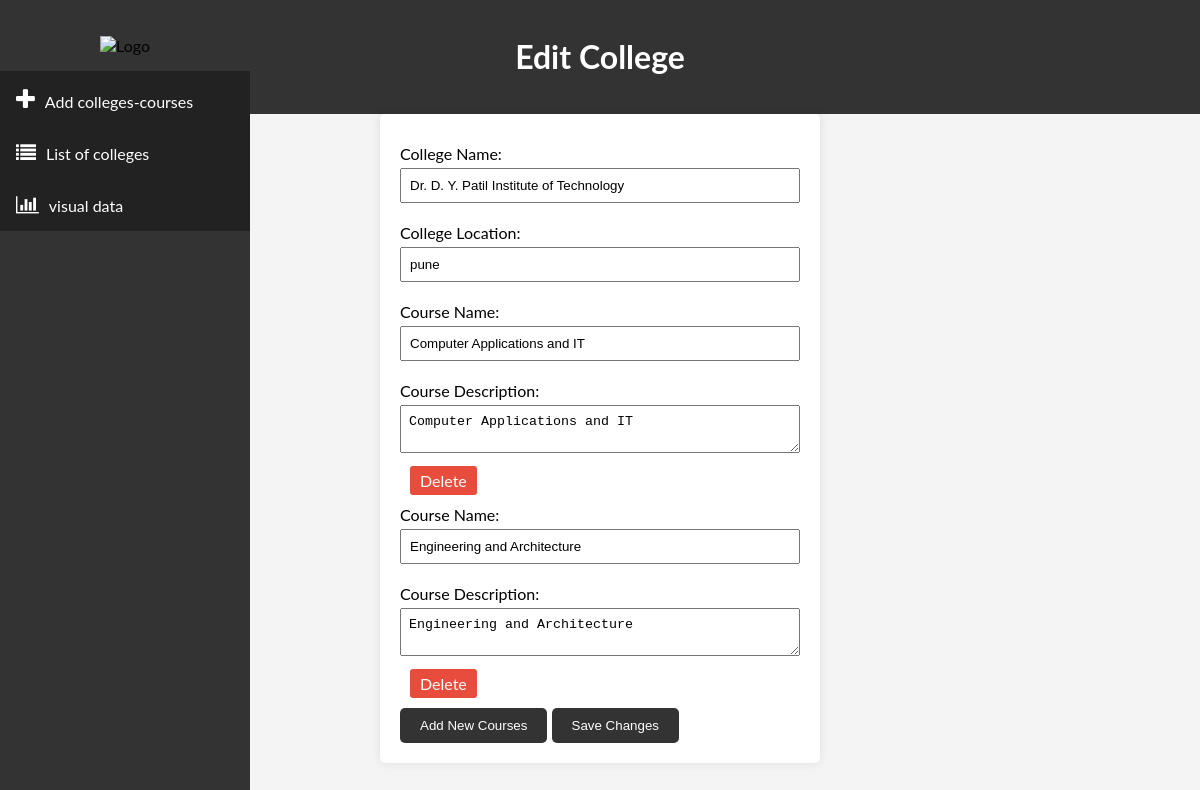
The page /edit.php?id=9 on the database its author committed.
### tables this page shows
CREATE TABLE `colleges` (
  `college_id` int NOT NULL,
  `college_name` varchar(255) NOT NULL,
  `college_location` varchar(255) NOT NULL
);

CREATE TABLE `courses` (
  `course_id` int NOT NULL,
  `college_id` int DEFAULT NULL,
  `course_name` varchar(255) NOT NULL,
  `course_description` text NOT NULL
);

### edit.php (the view, shortened to what this page needs)
<?php
include 'db.php';
if ($_SERVER['REQUEST_METHOD'] === 'POST') {
    $collegeId = $conn->real_escape_string($_POST['collegeId']);
    $collegeName = $conn->real_escape_string($_POST['collegeName']);
    $collegeLocation = $conn->real_escape_string($_POST['collegeLocation']);
    $courseNames = $_POST['courseName'];
    $courseDescriptions = $_POST['courseDescription'];
    $updateCollegeSql = "UPDATE colleges SET college_name = '$collegeName', college_location = '$collegeLocation' WHERE college_id = $collegeId";
    echo $updateCollegeSql;
    $conn->query($updateCollegeSql);
    foreach ($courseNames as $index => $courseName) {
        $courseId = $conn->real_escape_string($_POST['courseId'][$index]);
        $updateCourseSql = "UPDATE courses SET course_name = '$courseName', course_description = '$courseDescriptions[$index]' WHERE course_id = $courseId";
        echo $updateCourseSql;
        $conn->query($updateCourseSql);
    }
    foreach ($_POST['newCourseName'] as $index => $newCourseName) {
        $newCourseDescription = $conn->real_escape_string($_POST['newCourseDescription'][$index]);
        $insertNewCourseSql = "INSERT INTO courses (college_id, course_name, course_description) VALUES ($collegeId, '$newCourseName', '$newCourseDescription')";
        echo $insertNewCourseSql;
        $conn->query($insertNewCourseSql);
    }
    header("Location: display.php");
    exit();
} else {
    $collegeId = isset($_GET['id']) ? $conn->real_escape_string($_GET['id']) : '';
    $sql = "SELECT colleges.college_id, colleges.college_name, colleges.college_location,
                   courses.course_id, courses.course_name, courses.course_description
            FROM colleges
            LEFT JOIN courses ON colleges.college_id = courses.college_id
            WHERE colleges.college_id = $collegeId";
    $result = $conn->query($sql);
    $collegeDetails = $result->fetch_assoc();
    $result->data_seek(0);
    $courses = array();
    while ($row = $result->fetch_assoc()) {
        $courses[] = $row;
    }
}
?>
<!DOCTYPE html>
<html lang="en">
<head>
    <link rel="stylesheet" href="./edit.css">
</head>
<body>
    <?php include 'navbar.php'; ?>
    <header>
        <h1>Edit College</h1>
    </header>
    <form method="post" id="editCollegeForm">
        <label for="collegeName">College Name:</label>
        <input type="text" id="collegeName" name="collegeName" value="<?php echo $collegeDetails['college_name']; ?>" required>
        <label for="collegeLocation">College Location:</label>
        <input type="text" id="collegeLocation" name="collegeLocation" value="<?php echo $collegeDetails['college_location']; ?>" required>
        <?php foreach ($courses as $index => $course): ?>
            <div>
                <label for="courseName<?php echo $index; ?>">Course Name:</label>
                <input type="text" id="courseName<?php echo $index; ?>" name="courseName[]" value="<?php echo $course['course_name']; ?>" required>
                <label for="courseDescription<?php echo $index; ?>">Course Description:</label>
                <textarea id="courseDescription<?php echo $index; ?>" name="courseDescription[]" required><?php echo $course['course_description']; ?></textarea>
                <a href="delete_course.php?id=<?php echo $course['course_id']; ?>&college_id=<?php echo $collegeDetails['college_id']; ?>&course_name=<?php echo urlencode($course['course_name']); ?>" onclick="return confirm('Are you sure you want to delete the course <?php echo $course['course_name']; ?>?')" class="delete-button">Delete</a>
            </div>
        <?php endforeach; ?>
        <button type="button" onclick="addNewCourses()">Add New Courses</button>
        <button type="submit">Save Changes</button>
    </form>
</body>
</html>

### edit.css (style rules this page uses)
body { font-family: Arial, sans-serif; margin: 0; padding: 0; background-color: #f4f4f4; }
header { background-color: #333; color: #fff; padding: 1em; text-align: center; }
form { max-width: 400px; margin: auto; background: #fff; padding: 20px; border-radius: 5px; box-shadow: 0 0 10px rgba(0,0,0,0.1); }
label { display: block; margin: 10px 0 5px; }
input, textarea { width: 100%; padding: 8px; margin-bottom: 10px; box-sizing: border-box; }
button { background: #333; color: #fff; border: none; padding: 10px 20px; border-radius: 5px; cursor: pointer; margin-top: 10px; }
.delete-button { display: inline-block; padding: 5px 10px; background-color: #e74c3c; color: #fff; text-decoration: none; border-radius: 3px; margin-left: 10px; }

### navbar.php (style rules this page uses)
body { margin: 0; font-family: "Lato", sans-serif; }

### rows shown on the page
colleges: collegeName "Dr. D. Y. Patil Institute of Technology", collegeLocation "pune"
courses: course_name "Computer Applications and IT", course_description "Computer Applications and IT"
courses: course_name "Engineering and Architecture", course_description "Engineering and Architecture"
